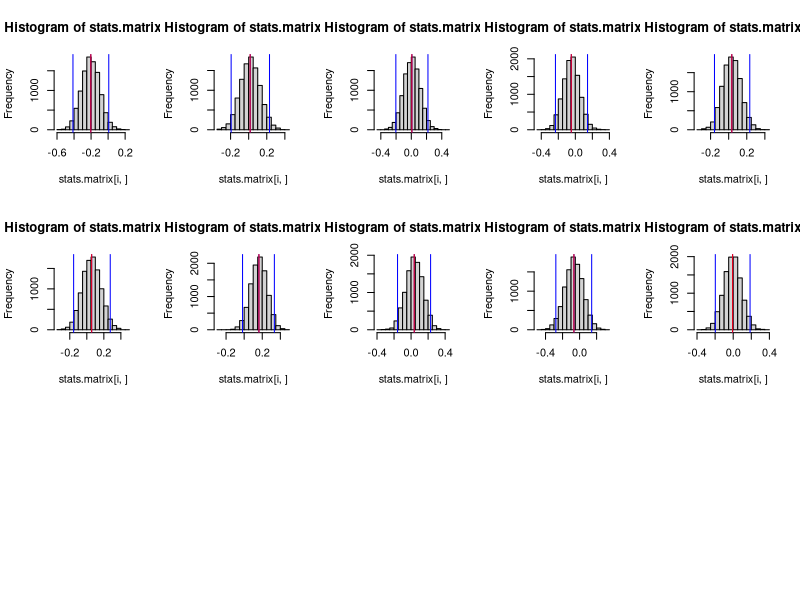

This figure's R source:
#input data here
data <- rnorm(10000,0,1)

#parameters 
#edit test
n <- length(data)
b <- n^.5
s <- 10
r <- 10000

subsamples <- matrix(,nrow=s,ncol=trunc(b))
subsamples.means <- c()
quality.estimates <- matrix(,nrow=s,ncol=2)
stats.matrix <- matrix(,nrow=s,ncol=r)
for (i in 1:s) {
  subsamples[i,] <- sample(data, b,replace=F)
  subsamples.means[i] <- mean(subsamples[i,])
  stats <- c()
  for (j in 1:r) {
    resample <- sample(subsamples[i,],b,replace=T)
    stats[j] <- mean(resample)
  }
  stats.matrix[i,] <- stats
  quality.estimates[i,] <- quantile(stats,c(.025,.975))
}

final.quality.estimate <- c(mean(quality.estimates[,1]),mean(quality.estimates[,2]))
final.quality.estimate

#plotting histograms from each subsample
par(mfrow=c(3,5))
for (i in 1:s) {
  hist(stats.matrix[i,])
  abline(v=c(quality.estimates[i,1],quality.estimates[i,2],mean(stats.matrix[i,])),col='blue')
  abline(v=subsamples.means[i],col='red')
  print(abs(subsamples.means[i]-mean(stats.matrix[i,])))
}
